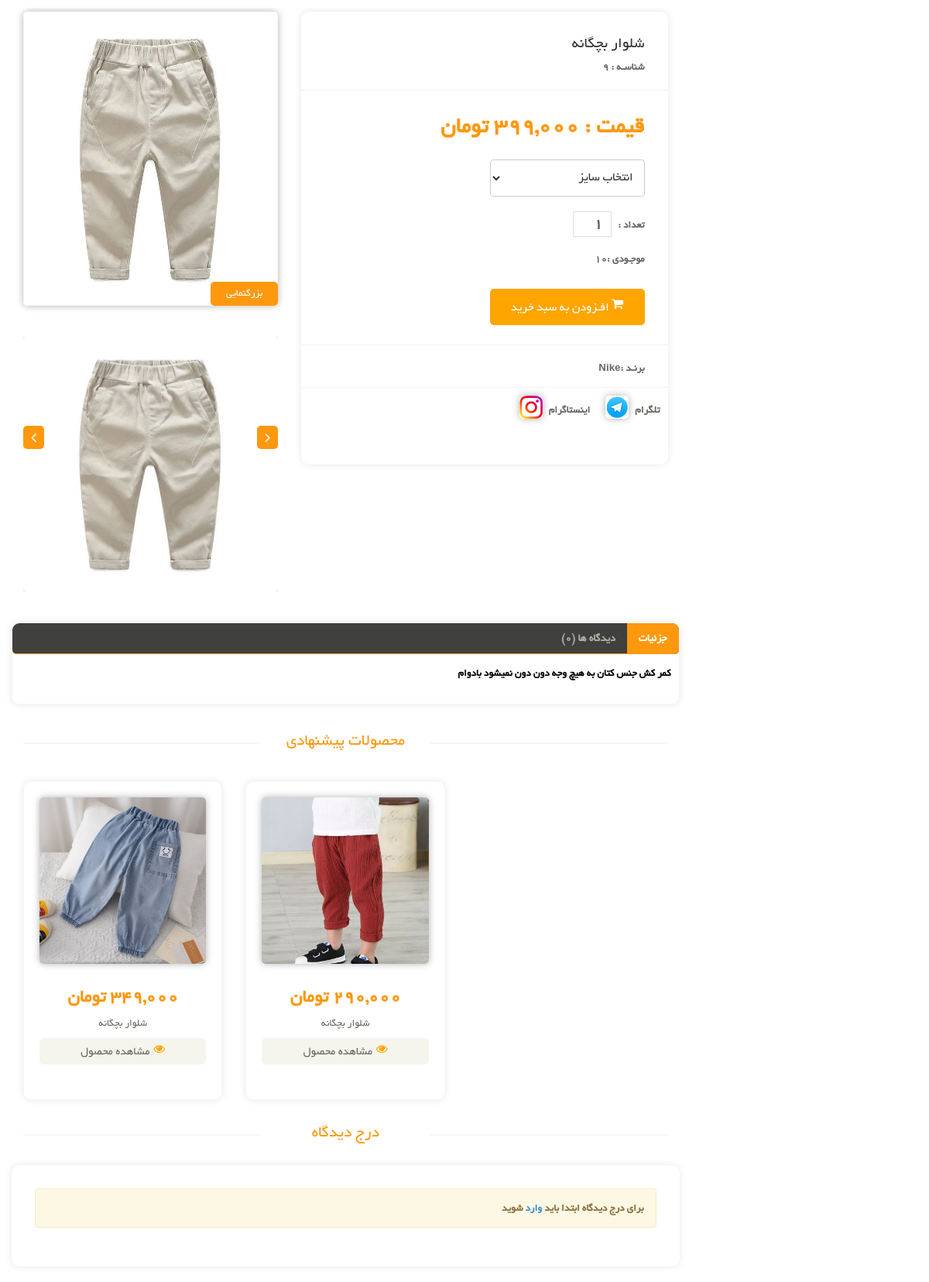
Screenshot of /product-list/Pants-nike with the database file from the repository.
### product/models.py (models this page shows, shortened)
class Product(models.Model):
    title = models.CharField(max_length=300,verbose_name='عنوان')
    image = models.ImageField(upload_to='images/Products', verbose_name="تصویر محصولات", blank=True, null=True)
    category = models.ManyToManyField(ProductCategory, verbose_name="دسته بندی ها")
    brand = models.ForeignKey(ProductBrands, verbose_name="برند", on_delete=models.CASCADE, null=True, blank=True)
    price = models.IntegerField(null=False, verbose_name="قیمت")
    color = models.CharField(max_length=20, null=True, verbose_name="رنگ")
    size = models.ManyToManyField(Size, verbose_name="سایز")
    count = models.IntegerField(null=False, verbose_name="تعداد", default=1)
    short_description = models.CharField(max_length=300,
                                         null=True,
                                         verbose_name="توضیحات کوتاه",
                                         db_index=True)
    description = models.TextField(max_length=300,
                                   null=False,
                                   verbose_name="توضیحات اصلی")
    is_active = models.BooleanField(default=True,verbose_name='فعال/غیرفعال')
    is_deleted = models.BooleanField(verbose_name="حذفشده/نشده")
    slug = models.SlugField(default='',
                            null=False,
                            db_index=True,
                            verbose_name='عنوان درurl')
    def get_absolute_url(self):
        return reverse('product_detail', args=[self.slug])
    class Meta:
        verbose_name = 'محصول'
        verbose_name_plural = 'محصولات'

class ProductBrands(models.Model):
    title = models.CharField(max_length=300, db_index=True, verbose_name="نام برند")
    url_title = models.CharField(max_length=300, db_index=True, verbose_name="عنوان در url", unique=True, null=True, blank=True)
    is_active = models.BooleanField(default=True, verbose_name="فعال بودن/نبودن")
    is_deleted = models.BooleanField(verbose_name="حذف شده/نشده")
    def __str__(self):
        return self.title
    class Meta:
        verbose_name = 'برند'
        verbose_name_plural = 'برند ها'

### product/views.py (the view)
# urls.py: path('<str:slug>', views.ProductDetailView.as_view(), name='product_detail'),
class ProductDetailView(DetailView):
    template_name = 'product/product_detail.html'
    model = Product
    def get_context_data(self, **kwargs):
        context = super().get_context_data(**kwargs)
        loaded_product = self.object
        request = self.request.session.get('product_favorite')
        context['is_favorite'] = request == str(loaded_product.id)
        context['banners'] = BannerSite.objects.filter(is_active=True,
                                                       position=BannerSite.BannerSitePosition.product_detail)
        ip_address = most_visited(self.request)
        user_id = None
        if self.request.user.is_authenticated:
            user_id = self.request.user
        has_been_visited = ProductVisit.objects.filter(ip_address=ip_address, product=loaded_product).exists()
        if not has_been_visited:
            new_visit = ProductVisit(ip_address=ip_address, user_id=user_id, product=loaded_product)
            new_visit.save()
        context['size'] = Size.objects.filter(product=loaded_product)
        gallery = list(Gallery.objects.filter(is_active=True, product=loaded_product).all())
        gallery.insert(0, loaded_product)
        context['gallery'] = grouped_list(gallery, 3)
        related_products = list(Product.objects.filter(is_active=True, category__product=loaded_product,
                                                       category__parent__product=loaded_product).exclude(
                                                                                        pk=loaded_product.id).all())
        context['related_products'] = grouped_list(related_products, 3)
        context['comments'] = (
            ProductComment.objects.filter(product_id=loaded_product, parent=None)
            .order_by('-date_send'))
        context['comments_count'] = ProductComment.objects.filter(product_id=loaded_product).count()
        return context

### polls/templatetags/poll_extras.py (called while the page is built)
@register.filter(name='three_digit_count')
def three_digits(value):
    return '{:,}'.format(value) + ' تومان '

### polls/views.py (called while the page is built)
def grouped_list(group_list, group_size=4):
    my_list = []
    for i in range(0, len(group_list), group_size):
        my_list.append(group_list[i:i+group_size])
    return my_list

def most_visited(request):
    x_forwarded_for = request.META.get('HTTP-X-Forwarded-For')
    if x_forwarded_for:
        ip = x_forwarded_for.split(',')[0]
    else:
        ip = request.META.get('REMOTE_ADDR')
    return ip

### product/templates/product/product_detail.html (shortened to what this page needs)
{% extends 'layout.html' %}
{% load thumbnail %}
{% load poll_extras %}
{% block header_references %}
    <link rel="stylesheet" href="/static/lib/css/lightbox.min.css">
{% endblock %}
{% block content %}
    <section>
		<div class="container">
			<div class="row">
				<div class="col-sm-9 padding-right">
					<div class="product-details">
						<div class="col-sm-5 " style="margin-top: 5px"  >
							<div class="view-product" >
                                {% if product.image %}
                                    <img src="{{ product.image.url }}" alt="" id="main_image">
                                {% else %}
                                    <img src="/static/images/product-details/1.jpg" alt="" id="main_image">
                                {% endif %}
                                <a id="show_large_modal" href="{{ product.image.url }}" data-lightbox="product-image">
                                    <h3 >
                                        بزرگنمایی
                                    </h3>
                                </a>
							</div>
							<div id="similar-product" class="carousel slide" data-ride="carousel">
								    <div class="carousel-inner">
										  {% for groupe in gallery %}
                                              <div class="item {% if forloop.first %}active{% endif %}">
                                                  {% for image in groupe %}
                                                      <a onclick="showLargeImage('{{ image.image.url }}')" >
                                                        {% thumbnail image.image '85x85' crop='center' as im %}
                                                            <img src="{{ im.url }}" alt="">
                                                        {% endthumbnail %}
                                                      </a>
                                                  {% endfor %}
                                              </div>
										  {% endfor %}
									</div>
								  <a class="right item-control" href="#similar-product" data-slide="next">
									<i class="fa fa-angle-right"></i>
								  </a>
								  <a class="left item-control" href="#similar-product" data-slide="prev">
									<i class="fa fa-angle-left"></i>
								  </a>
							</div>
						</div>
						<div class="col-sm-7">
							<div class="product-information">
								<div>
									<h2>{{ product.title }}</h2>
                                    <label >
                                        <p><b>شناسـه : {{ product.id }}</b> </p>
                                    </label>
								</div>
								<div>
									<span>
										<span>قیمت : {{ product.price | three_digit_count}}</span>
									</span>
                                        <span>
                                            <select class="form-select form-select-lg mb-3" id="sizeDropdown" aria-label="Select size">
                                                <option selected disabled >انتخاب سایز</option>
                                            </select>
                                            <br>
                                            <br>
                                            <label for="">تعداد :</label>
    										<input min="1" max="{{ product.count }}" type="number" value="1"
                                                    class="search_box" id="product_count">
                                            <br>
                                            <br>
                                            <label >
                                                <p><b>موجـودی :</b>{{ product.count }}</p>
                                            </label>
                                            <br>
                                            <br>
                                            <button  onclick="addToOrder({{ product.id }})" class="btn btn-warning cart">
                                                     <i class="fa fa-shopping-cart"></i>
						    					افـزودن به سبد خرید
                                            </button>
									    </span>
								</div>
								<div>
									<p><b>برنـد :</b>{{ product.brand }} </p>
								</div>
								<span class="socials-share share">
									<ul>
										<a href="https://t.me/Choob_lebasi">
											<li>
												<label>تلگرام</label>
												<img src="/static/images/product-details/Telegram.png" style=''>
											</li>
										</a>
										<a href="https://www.instagram.com/Choob_lebasi">
											<li>
												<label>اینستاگرام</label>
												<img src="/static/images/product-details/Instagram.png">
											</li>
										</a>
									</ul>
								</span>
							</div>
						</div>
					</div>
                    <div class="category-tab shop-details-tab">
						<div class="col-sm-12">
							<ul class="nav nav-tabs">
								<li class="active"><a href="#details" data-toggle="tab">جزئیات</a></li>
								<li onclick="smoothToComment()" ><a href="#reviews" data-toggle="tab">دیدگاه ها ({{ comments_count}})</a></li>
							</ul>
						</div>
						<div class="tab-content">
							<div class="active in" id="details">
								<p style="color: black">{{ product.description }}</p>
							</div>
                        </div>
                    </div>
                    {% if related_products %}
                        <div class="recommended_items">
						    <h2 class="title text-center">محصولات پیشنهادی</h2>
						    <div id="recommended-item-carousel" class="carousel slide" data-ride="carousel">
							    <div class="carousel-inner">
								{% for category in related_products %}
									<div class="item {% if forloop.first %}active{% endif %}">
									    {% for product in category %}
									    	<div class="col-sm-4">
										        <div class="product-image-wrapper">
											        <div class="single-products">
												        <div class="productinfo text-center">
                                                            <a href="{{ product.get_absolute_url }}">
                                                                {% thumbnail product.image '500x500' crop='center'  as im %}
                                                                    <img src="{{ im.url }}" alt="" >
                                                            {% endthumbnail %}
													        <h2>{{ product.price | three_digit_count}}</h2>
													        <p>{{ product.title }}</p>
                                                            <a href="{{ product.get_absolute_url }}">
                                                                <button type="button" class="btn btn-default add-to-cart">
                                                                <i class="fa fa-eye"></i>مشاهده محصول</button>
                                                            </a>
                                                            </a>
												        </div>
											        </div>
										        </div>
									        </div>
									    {% endfor %}
								    </div>
								{% endfor %}
                                </div>
                            </div>
				        </div>
                    {% endif %}
                           <h2 class="title text-center"> درج دیدگاه</h2>
                    <div class="replay-box" id="comment_form">
						{% if request.user.is_authenticated %}
							<div class="row">
							    <div class="col-sm-12" >
                                     <h2>دیدگاه خود را بنویسید:</h2>
                                     <div class="text-area">
                                        <input type="hidden" id="parent_id" value="">
									    <div class="blank-arrow">
										    <label>متن دیدگاه</label>
									    </div>
									    <span>*</span>
									    <textarea name="message" rows="11" id="commentText"></textarea>
									    <a class="btn btn-primary" onclick="sendProductComment({{ product.id }},{{ sub_product.id }})" >ارسـال دیدگاه</a>
								     </div>
							    </div>
						    </div>
                            {% else %}
                            <div class="alert alert-warning">
                                برای درج دیدگاه ابتدا باید <a href="{% url 'Login' %}"> وارد </a>شوید
                            </div>
						{% endif %}
                    </div>
                </div>
			</div>
		</div>
	</section>
{% endblock %}

### templates/layout.html (shortened to what this page needs)
{% load  render_partial %}
<!DOCTYPE html>
<html lang="en">
<head>
    {% include 'shared/site_header_references.html' %}
    {% block header_references %}{% endblock %}
</head>
<body>
{% block content %}{% endblock %}
</body>
</html>

### templates/shared/site_header_references.html (shortened to what this page needs)
<link href="/static/css/bootstrap.min.css" rel="stylesheet">
    <link href="/static/css/font-awesome.min.css" rel="stylesheet">
    <link href="/static/css/prettyPhoto.css" rel="stylesheet">
    <link href="/static/css/price-range.css" rel="stylesheet">
    <link href="/static/css/animate.css" rel="stylesheet">
	<link href="/static/css/main.css" rel="stylesheet">
	<link href="/static/css/responsive.css" rel="stylesheet">
    <link href="/static/css/custom.css" rel="stylesheet">

### rows the page displays
Product: image (picture), title "شلوار بچگانه", id "9", price|three_digit_count "399,000 تومان", count "10", brand "Nike", description "کمر کش جنس کتان به هیچ وجه دون دون نمیشود بادوام"
Product: shows a picture, price|three_digit_count "349,000 تومان", title "شلوار بچگانه"
Product: shows a picture, price|three_digit_count "290,000 تومان", title "شلوار بچگانه"

### other values shown
{{ comments_count }} "0"
